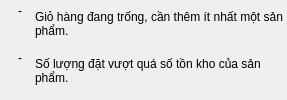
                    <widget class="QWidget" name="contentIssue4" native="true">
                     <layout class="QVBoxLayout" name="contentIssue4Layout">
                      <property name="spacing">
                       <number>7</number>
                      </property>
                      <property name="leftMargin">
                       <number>18</number>
                      </property>
                      <property name="topMargin">
                       <number>4</number>
                      </property>
                      <property name="rightMargin">
                       <number>4</number>
                      </property>
                      <property name="bottomMargin">
                       <number>10</number>
                      </property>
                      <item>
                       <layout class="QHBoxLayout" name="contentIssue4Line1Layout">
                        <property name="spacing">
                         <number>9</number>
                        </property>
                        <property name="leftMargin">
                         <number>0</number>
                        </property>
                        <property name="topMargin">
                         <number>0</number>
                        </property>
                        <property name="rightMargin">
                         <number>0</number>
                        </property>
                        <property name="bottomMargin">
                         <number>0</number>
                        </property>
                        <item>
                         <widget class="QLabel" name="contentIssue4Line1Bullet">
                          <property name="minimumSize">
                           <size>
                            <width>8</width>
                            <height>0</height>
                           </size>
                          </property>
                          <property name="maximumSize">
                           <size>
                            <width>8</width>
                            <height>16777215</height>
                           </size>
                          </property>
                          <property name="text">
                           <string>-</string>
                          </property>
                          <property name="alignment">
                           <set>Qt::AlignmentFlag::AlignLeading|Qt::AlignmentFlag::AlignLeft|Qt::AlignmentFlag::AlignTop</set>
                          </property>
                          <property name="class" stdset="0">
                           <string>bullet</string>
                          </property>
                         </widget>
                        </item>
                        <item>
                         <widget class="QLabel" name="contentIssue4Line1Text">
                          <property name="sizePolicy">
                           <sizepolicy hsizetype="Expanding" vsizetype="Preferred">
                            <horstretch>0</horstretch>
                            <verstretch>0</verstretch>
                           </sizepolicy>
                          </property>
                          <property name="text">
                           <string>Giỏ hàng đang trống, cần thêm ít nhất một sản phẩm.</string>
                          </property>
                          <property name="wordWrap">
                           <bool>true</bool>
                          </property>
                          <property name="class" stdset="0">
                           <string>accordionLine</string>
                          </property>
                         </widget>
                        </item>
                       </layout>
                      </item>
                      <item>
                       <layout class="QHBoxLayout" name="contentIssue4Line2Layout">
                        <property name="spacing">
                         <number>9</number>
                        </property>
                        <property name="leftMargin">
                         <number>0</number>
                        </property>
                        <property name="topMargin">
                         <number>0</number>
                        </property>
                        <property name="rightMargin">
                         <number>0</number>
                        </property>
                        <property name="bottomMargin">
                         <number>0</number>
                        </property>
                        <item>
                         <widget class="QLabel" name="contentIssue4Line2Bullet">
                          <property name="minimumSize">
                           <size>
                            <width>8</width>
                            <height>0</height>
                           </size>
                          </property>
                          <property name="maximumSize">
                           <size>
                            <width>8</width>
                            <height>16777215</height>
                           </size>
                          </property>
                          <property name="text">
                           <string>-</string>
                          </property>
                          <property name="alignment">
                           <set>Qt::AlignmentFlag::AlignLeading|Qt::AlignmentFlag::AlignLeft|Qt::AlignmentFlag::AlignTop</set>
                          </property>
                          <property name="class" stdset="0">
                           <string>bullet</string>
                          </property>
                         </widget>
                        </item>
                        <item>
                         <widget class="QLabel" name="contentIssue4Line2Text">
                          <property name="sizePolicy">
                           <sizepolicy hsizetype="Expanding" vsizetype="Preferred">
                            <horstretch>0</horstretch>
                            <verstretch>0</verstretch>
                           </sizepolicy>
                          </property>
                          <property name="text">
                           <string>Số lượng đặt vượt quá số tồn kho của sản phẩm.</string>
                          </property>
                          <property name="wordWrap">
                           <bool>true</bool>
                          </property>
                          <property name="class" stdset="0">
                           <string>accordionLine</string>
                          </property>
                         </widget>
                        </item>
                       </layout>
                      </item>
                     </layout>
                    </widget>
